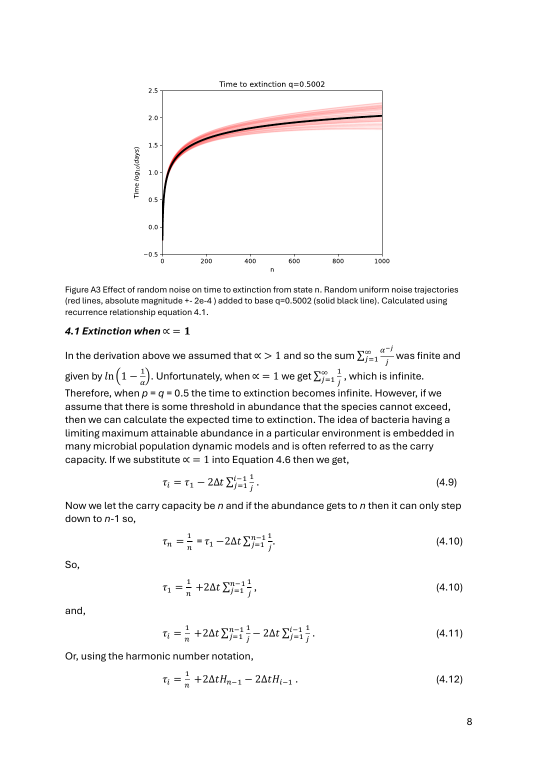
#> input picture 4_question/code/published/app-08.png, 1075 x 1521 px (shown at 1/2 size)
$ python noise.py
#> lines starting #> are read from the running program, lines starting #| are printed output that depends on the picture
### 4_question/code/durations.py
"""Duration calculations from Curtis et al. (2026), ISME J 20, wrag195 (main text Eqs 16-28,
appendices 3 and 4): how long it takes a population to grow from 1 cell to n cells, and how
long it takes to go extinct.

Model recap (plain words)
  * Each event is a birth (probability p) or a death (probability q); p + q = 1, alpha = q/p,
    so p = 1/(1+alpha).
  * DT (the paper's "Delta t") is the expected time for ONE cell to subdivide. With i cells the
    expected time to the next event is DT/i (Appendix 3, Eq 3.1).
  * Time to reach n from 1 cell: m_i = DT/(i p) + alpha*m_{i-1}, m_0 = 0, M_{1,n} = sum_{i<n} m_i
    (Eqs 16, 17; m_0 = 0 means a death at 1 cell is treated as an instant restart at 1).
  * Time to extinction from i cells, alpha > 1: tau_{i+1} = -DT/(i p) + alpha*tau_i, with tau_1
    chosen so that T_i stays finite (Eqs 24-26; Appendix 4.2-4.7).  T_i = sum_{j<=i} tau_j.
  * alpha = 1: extinction is only finite with a ceiling (carrying capacity K); Eq 28.

Provenance: generated with Claude (Anthropic); every equation and parameter must be checked
against the paper by the authors of this repo.  AI-generated, see ai_log.md.

Numerical notes: for alpha > 1 the plain recurrences produce numbers like 10^4000 (overflow) or
lose all precision going forward, so (a) time-to-n is computed in a scaled form (u_i = m_i/alpha^i)
and combined in log space, and (b) extinction times use the recurrence run BACKWARDS, which is
numerically stable for alpha > 1.  Both are algebraic rearrangements of the paper's recurrences.

Random numbers: only the Monte Carlo cross-check uses them, with numpy.random.default_rng(SEED).
"""
import csv
import sys

import mpmath
import numpy as np
from mpmath import mp, mpf

DT = 0.1          # days; value used in the paper's worked examples (Appendix 3)
SEED = 20261020   # recorded seed for the Monte Carlo cross-check
LN10 = np.log(10.0)


def p_of(alpha):
    return 1.0 / (1.0 + alpha)


# ---------------------------------------------------------------- time from 1 cell to n cells
def log10_M1n(alpha, n, dt=DT):
    """log10 of the expected time (days) to go from 1 cell to n cells (Eqs 16-17)."""
    p, ln_a = p_of(alpha), np.log(alpha)
    k = np.arange(1, n, dtype=float)                 # i = 1 .. n-1
    u = np.cumsum(dt / (p * k) * np.exp(-k * ln_a))  # u_i = m_i / alpha^i
    logm = k * ln_a + np.log(u)                      # log m_i
    top = logm.max()
    return (top + np.log(np.exp(logm - top).sum())) / LN10


# [13 lines left out: functions M1n_plain, M1n_alpha1_eq23, not called in this run]


def M1n_alpha1_exact(n, dt=DT):
    """alpha = 1: m_i = 2 DT H_i, so M_{1,n} = 2 DT (n H_{n-1} - (n-1)) exactly."""
    return float(2 * dt * (n * mpmath.harmonic(n - 1) - (n - 1)))


# ---------------------------------------------------------------- time to extinction
def extinction_gt1(alpha, i_values, dt=DT):
    """T_i for alpha > 1: Eq 24 run backwards (stable), then T_i = sum_{j<=i} tau_j (Eq 26)."""
    p, imax = p_of(alpha), max(i_values)
    start = imax + int(45 / np.log(alpha)) + 1000    # tau is ~0 far above imax; errors die as alpha^-k
    taus, tau = np.zeros(imax + 1), 0.0
    for j in range(start - 1, 0, -1):
        tau = (tau + dt / (j * p)) / alpha           # tau_j from tau_{j+1}
        if j <= imax:
            taus[j] = tau
    cum = np.cumsum(taus)
    return {i: float(cum[i]) for i in i_values}


# [47 lines left out: functions extinction_alpha1_eq28, extinction_alpha1_recurrence, mc_time_to_n, mc_extinction, not called in this run]


# ---------------------------------------------------------------- Table 1 as printed
# None = the paper says the value "could not be calculated by recursion or analytically".
PAPER = {
    1.01:   dict(t1e3=1.96e6, t1e6=None,    x1e3=59,    x1e6=7.03e3),
    1.001:  dict(t1e3=2.13e3, t1e6=None,    x1e3=234,   x1e6=8.73e3),
    1.0001: dict(t1e3=1.30e3, t1e6=5.07e9,  x1e3=1.01e3, x1e6=5.94e4),
    1.0:    dict(t1e3=1.30e3, t1e6=2.68e4,  x1e3=6.19e3, x1e6=4.80e6),   # 2.68e4 as printed in Table 1
}
COLS = [("t1e3", "time to 10^3 (d)"), ("t1e6", "time to 10^6 (d)"),
        ("x1e3", "extinction from 10^3 (d)"), ("x1e6", "extinction from 10^6 (d)")]
K_CAP = 10**16   # carrying capacity quoted for the q/p = 1 extinction entries


# [5 lines left out: function status, not called in this run]


def fmt_days(x_log10):
    return f"{10 ** x_log10:.3g}" if x_log10 < 300 else f"10^{x_log10:.1f}"


# [76 lines left out: functions build_table, main, not called in this run]


# [2 lines that do not run on import are left out]

### 4_question/code/noise.py
"""Supplementary Figure A3 from Curtis et al. (2026): effect of random noise on the time to extinction.

What the paper says (Appendix 4, caption of Fig A3): "Random uniform noise trajectories (red lines,
absolute magnitude +- 2e-4) added to base q = 0.5002 (solid black line). Calculated using the
recurrence relationship equation 4.1."  Main text: "Simulations showed that random variations in the
value of alpha had only a modest effect on these predictions (Figure A3)."

What this script does
  Part 0  Which Delta t do appendix Figures A1-A4 use?  (compares curve start/end values read off the
          published figures by eye with the model under Delta t = 0.1 d and Delta t = 1/24 d)
  Part 1  Reruns the A3 experiment three ways, with recorded seeds and many runs, and reports the mean
          and the spread (not only the mean):
            "code"             as the authors' MATLAB extinction_noise is written (lines 88-110):
                               p_noisy = p + (0.5 - rand)*0.0005, one draw per trajectory, tau_1 computed
                               from the BASE p but the NEW q/p
            "code_consistent"  same noise, but tau_1 computed from the noisy p as well
            "caption"          q_noisy = 0.5002 + U(-2e-4, +2e-4), everything recomputed consistently
  Part 2  Figure: published A3 next to our "code" and "caption" versions.

Provenance: generated with Claude (Anthropic); every equation and parameter must be checked against the
paper by the authors of this repo.  Seeds: SEED (plot trajectories) and SEED + 1 (summary statistics).
"""
import sys
from pathlib import Path

import matplotlib

matplotlib.use("Agg")
import matplotlib.pyplot as plt
import mpmath
import numpy as np

from durations import extinction_gt1, log10_M1n

SEED = 20261020
Q0, N = 0.5002, 1000
C = 1.0 / 24.0            # the authors' MATLAB default (c = 1/24); Part 0 checks it against the figure
N_PLOT, N_STATS = 20, 10000
P0 = 1.0 - Q0
ALPHA0 = Q0 / P0


# ------------------------------------------------------------------ the authors' forward recurrence
def tau1_exact(p, alpha, c=C):
    """tau_1 that keeps T finite (Eq 4.7): (c/p) * -ln(1 - 1/alpha); NaN if alpha <= 1."""
    with np.errstate(invalid="ignore", divide="ignore"):
        return -(c / p) * np.log(1.0 - 1.0 / alpha)


def extinction_curves(p_rec, alpha, tau1, n=N, c=C):
    """tau_{i+1} = alpha*tau_i - c/(p*i), T_i = cumsum(tau)   (Eqs 4.1-4.3), for R runs at once."""
#> called with p_rec = 0.5, alpha = 1, tau1 = 0.595, n = 1000, c = 0.0417
    p_rec, alpha, tau1 = (np.atleast_1d(np.asarray(x, dtype=float)) for x in (p_rec, alpha, tau1))
    tau = np.empty((p_rec.size, n))
    tau[:, 0] = tau1
    with np.errstate(invalid="ignore", over="ignore"):
        for i in range(1, n):
            tau[:, i] = alpha * tau[:, i - 1] - c / (p_rec * i)
    return np.cumsum(tau, axis=1)


def draw(variant, runs, rng):
    u = rng.random(runs)
    if variant in ("code", "code_consistent"):
        p_noisy = P0 + (0.5 - u) * 0.0005                 # +/- 2.5e-4 on p, as in the MATLAB
        alpha = (1.0 - p_noisy) / p_noisy
        tau1 = tau1_exact(P0 if variant == "code" else p_noisy, alpha)
        return p_noisy, alpha, tau1
    if variant == "caption":
        q = Q0 + (2.0 * u - 1.0) * 2e-4                   # +/- 2e-4 on q, as in the caption
        p_noisy = 1.0 - q
        alpha = q / p_noisy
        return p_noisy, alpha, tau1_exact(p_noisy, alpha)
    raise ValueError(variant)


BASE = extinction_curves(P0, ALPHA0, tau1_exact(P0, ALPHA0))[0]    # the black line


# ------------------------------------------------------------------ Part 0: which Delta t?
def part0():
    print("=== Part 0: which Delta t do the appendix figures use? (log10 days; readings by eye, +/- 0.05) ===")
    readings = {
        "A1 (q/p=1.002, 1->n)":  dict(alpha=1.002, kind="M", start=-0.67, end=3.59),
        "A2 (q/p=1.002, extinction)": dict(alpha=1.002, kind="T", start=0.07, end=2.22),
        "A3 (q=0.5002, extinction)":  dict(alpha=ALPHA0, kind="T", start=-0.24, end=2.04),
    }
    for name, d in readings.items():
        out = []
        for dt in (0.1, 1 / 24):
            a = d["alpha"]
            p = 1 / (1 + a)
            if d["kind"] == "M":
                start, end = np.log10(dt / p), log10_M1n(a, 1000, dt)          # M_{1,2} = m_1 = dt/p
            else:
                t = extinction_gt1(a, [1, 1000], dt)
                start, end = np.log10(t[1]), np.log10(t[1000])
            out.append(f"dt={dt:.4f}: start {start:+.2f}, end {end:.2f}")
        print(f"  {name:<28} published start {d['start']:+.2f}, end {d['end']:.2f} | " + " | ".join(out))

    # A4: q/p = 1, T_1000 with carrying capacity K; recurrence and analytic as in the MATLAB code
    def H_code(x):  # authors' approximation of H_{x-1}, with 1/(12 (x-1)^3)
        return np.log(x - 1) + 0.57721 + 1 / (2 * (x - 1)) - 1 / (12 * (x - 1) ** 3)

    readings4 = {10**16: (3.78, 3.80), 10**4: (2.67, 2.82)}   # (analytic end, recurrence end), by eye
    for K, (an_pub, rec_pub) in readings4.items():
        for dt in (0.1, 1 / 24):
            i = 1000
            tau, T = 1 / 1000 + 2 * dt * H_code(K), 0.0   # MATLAB: Delta(1) = 1/N + 2 c H_n (N = 1000 points)
            for j in range(1, i + 1):
                T += tau
                tau -= 2 * dt / j
            # MATLAB unbiased_extinction_an, line 283: 2c*NN*(H_n - H_i) + NN/n + 2c*(H_i - 1), H_i = H_code(NN)
            an_code = 2 * dt * i * (H_code(K) - H_code(i)) + i / K + 2 * dt * (H_code(i) - 1)
            exact = float(2 * dt * i * (mpmath.harmonic(K - 1) - mpmath.harmonic(i - 1)) + mpmath.mpf(i) / K
                          + 2 * dt * (i - 1))
            print(f"  A4 (q/p=1, K=1e{int(np.log10(K))}) dt={dt:.4f}: recurrence {np.log10(T):.2f} "
                  f"(published ~{rec_pub}), MATLAB analytic line {np.log10(an_code):.2f} (published ~{an_pub}), "
                  f"paper Eq 4.17 {np.log10(exact):.2f}")


# ------------------------------------------------------------------ Part 1: the experiment
def part1():
    print(f"\n=== Part 1: noise experiment, base q = {Q0} (q/p = {ALPHA0:.6f}), dt = {C:.5f} d, "
          f"{N_STATS} runs per variant, seed {SEED + 1} ===")
    base_n = {n: BASE[n - 1] for n in (10, 100, 1000)}
    print("  base curve T_n (days): " + ", ".join(f"n={n}: {v:.4g}" for n, v in base_n.items()))
    results = {}
    for variant in ("code", "code_consistent", "caption"):
        rng = np.random.default_rng(SEED + 1)
        p_n, a_n, t1 = draw(variant, N_STATS, rng)
        curves = extinction_curves(p_n, a_n, t1)
        valid = np.isfinite(curves[:, -1]) & (a_n > 1)
        print(f"  [{variant}] q/p ranges {np.nanmin(a_n):.6f} to {np.nanmax(a_n):.6f}; "
              f"runs with q/p <= 1 (extinction time undefined): {100 * (1 - valid.mean()):.1f}%")
        for n in (10, 100, 1000):
            r = curves[valid, n - 1] / base_n[n]
            p5, p50, p95 = np.percentile(r, [5, 50, 95])
            print(f"      n={n:>4}: T/T_base  5%: {p5:.2f}  median: {p50:.2f}  95%: {p95:.2f}   mean: {r.mean():.2f}")
        results[variant] = (curves, valid)
    return results


# ------------------------------------------------------------------ Part 2: the figure
def part2():
    fig, axs = plt.subplots(1, 3, figsize=(16, 4.9))
    pub = Path("published/app-08.png")
    if pub.exists():
        from PIL import Image
        axs[0].imshow(Image.open(pub).crop((250, 150, 800, 560)))
    axs[0].set_title("Published Fig A3 (CC BY 4.0)", fontsize=11)
    axs[0].axis("off")
    x = np.arange(1, N + 1)
    for ax, variant, title in ((axs[1], "code", "Ours: noise as in the MATLAB code"),
                               (axs[2], "caption", "Ours: noise as in the caption (consistent)")):
        rng = np.random.default_rng(SEED)
        p_n, a_n, t1 = draw(variant, N_PLOT, rng)
        curves = extinction_curves(p_n, a_n, t1)
        ok = (a_n > 1) & np.isfinite(curves[:, -1])
        for c in curves[ok]:
            ax.plot(x, np.log10(c), color="red", alpha=0.25, linewidth=1.6)
        ax.plot(x, np.log10(BASE), color="black", linewidth=2.4)
        ax.set_xlim(0, 1000)
        ax.set_ylim(-0.5, 2.5)
        ax.set_xlabel("n")
        ax.set_ylabel(r"Time $\log_{10}$(days)")
        ax.set_title(f"{title}\n({ok.sum()} of {N_PLOT} trajectories valid, seed {SEED})", fontsize=10)
        ax.grid(True, color="#d9d9d9", linewidth=0.7)
    fig.tight_layout()
    fig.savefig("figA3_comparison.png", dpi=150)
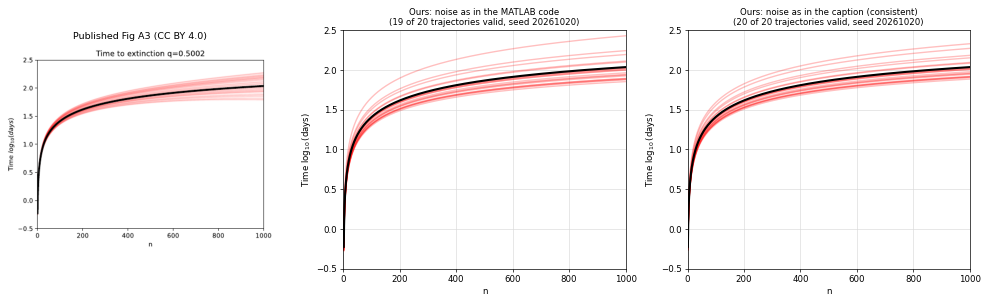
#> figure drawn by matplotlib, 3 panels; panel 2: curve peaks at x = 1000, y = 1.89; panel 2: curve peaks at x = 1000, y = 2.43; panel 2: curve peaks at x = 1000, y = 1.89; panel 3: curve peaks at x = 1000, y = 1.92
    plt.close(fig)
    print("\nSaved figA3_comparison.png")


if __name__ == "__main__":
    part0()
    part1()
    part2()
    print(f"\nSoftware: Python {sys.version.split()[0]}, numpy {np.__version__}, "
          f"matplotlib {matplotlib.__version__}, mpmath {mpmath.__version__}")

$ run again, with 4_question/code/published/app-05.png copied over 4_question/code/published/app-08.png
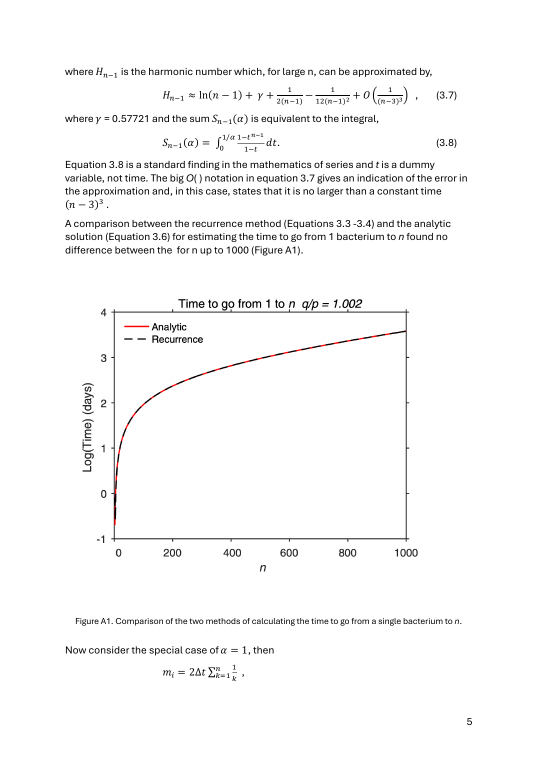
#> input picture 4_question/code/published/app-05.png, 1075 x 1521 px (shown at 1/2 size)
#> in part2, `fig.savefig("figA3_comparison.png", dpi=150)`:
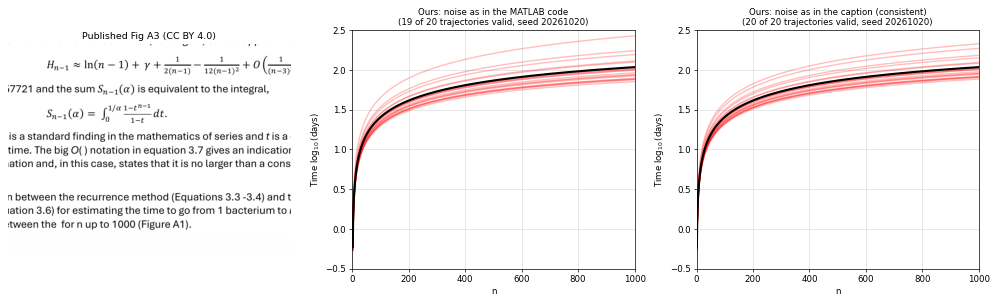
#> figure drawn by matplotlib, 3 panels; panel 2: curve peaks at x = 1000, y = 1.89; panel 2: curve peaks at x = 1000, y = 2.43; panel 2: curve peaks at x = 1000, y = 1.89; panel 3: curve peaks at x = 1000, y = 1.92

$ run again, with 4_question/code/published/app-06.png copied over 4_question/code/published/app-08.png
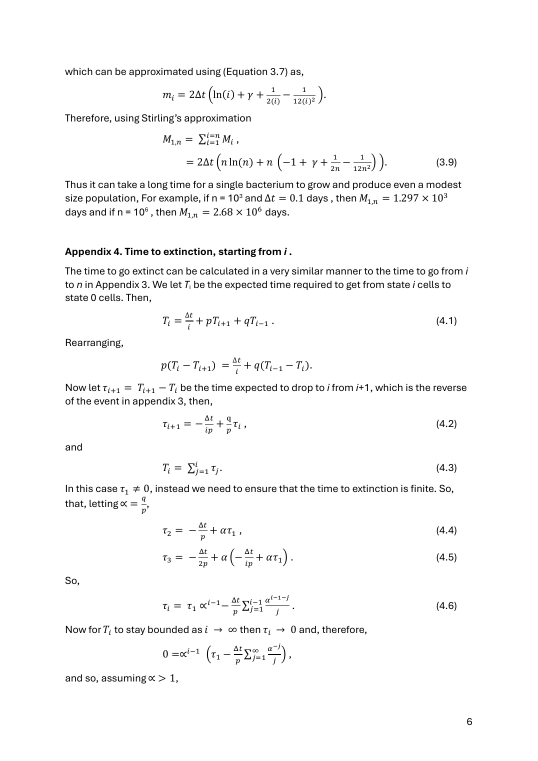
#> input picture 4_question/code/published/app-06.png, 1075 x 1521 px (shown at 1/2 size)
#> in part2, `fig.savefig("figA3_comparison.png", dpi=150)`:
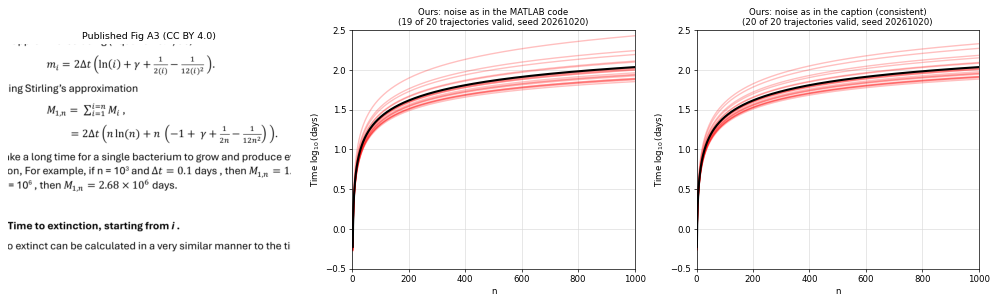
#> figure drawn by matplotlib, 3 panels; panel 2: curve peaks at x = 1000, y = 1.89; panel 2: curve peaks at x = 1000, y = 2.43; panel 2: curve peaks at x = 1000, y = 1.89; panel 3: curve peaks at x = 1000, y = 1.92

$ run again, with 4_question/code/published/app-07.png copied over 4_question/code/published/app-08.png
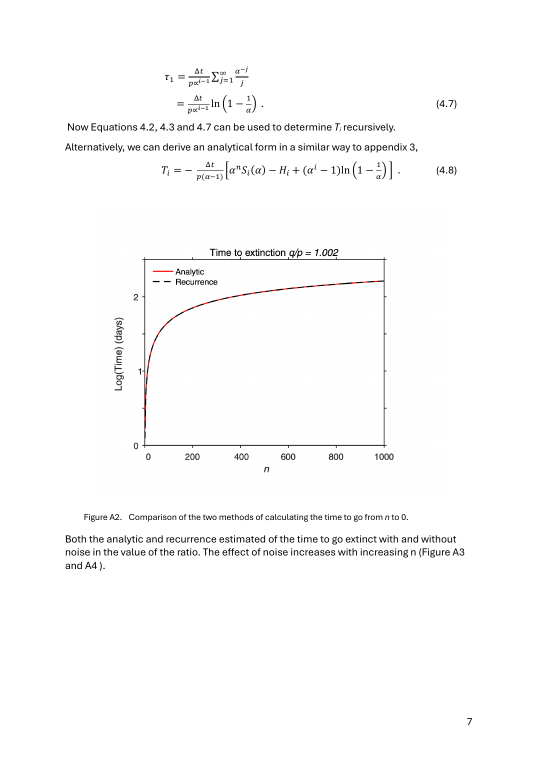
#> input picture 4_question/code/published/app-07.png, 1075 x 1521 px (shown at 1/2 size)
#> in part2, `fig.savefig("figA3_comparison.png", dpi=150)`:
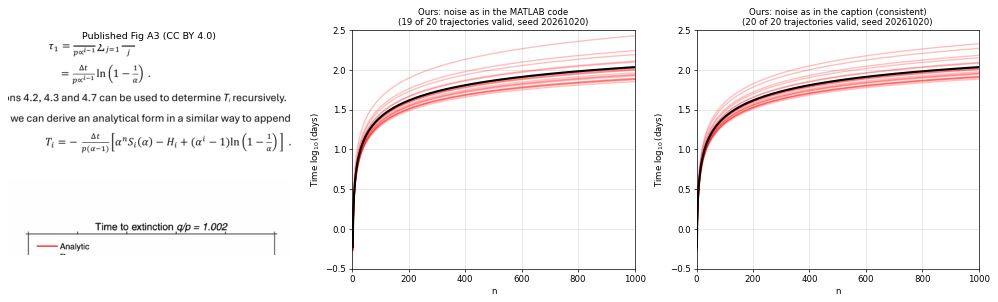
#> figure drawn by matplotlib, 3 panels; panel 2: curve peaks at x = 1000, y = 1.89; panel 2: curve peaks at x = 1000, y = 2.43; panel 2: curve peaks at x = 1000, y = 1.89; panel 3: curve peaks at x = 1000, y = 1.92
